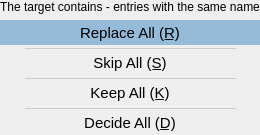
     <widget class="QWidget" name="ecsPage">
      <layout class="QVBoxLayout" name="verticalLayout_10">
       <property name="spacing">
        <number>0</number>
       </property>
       <property name="leftMargin">
        <number>0</number>
       </property>
       <property name="topMargin">
        <number>0</number>
       </property>
       <property name="rightMargin">
        <number>0</number>
       </property>
       <property name="bottomMargin">
        <number>0</number>
       </property>
       <item>
        <widget class="QWidget" name="ecsWgt" native="true">
         <property name="sizePolicy">
          <sizepolicy hsizetype="Preferred" vsizetype="Fixed">
           <horstretch>0</horstretch>
           <verstretch>0</verstretch>
          </sizepolicy>
         </property>
         <layout class="QVBoxLayout" name="verticalLayout_7">
          <property name="leftMargin">
           <number>0</number>
          </property>
          <property name="topMargin">
           <number>0</number>
          </property>
          <property name="rightMargin">
           <number>0</number>
          </property>
          <property name="bottomMargin">
           <number>0</number>
          </property>
          <item>
           <widget class="QWidget" name="widget_21" native="true">
            <layout class="QHBoxLayout" name="horizontalLayout_19">
             <property name="leftMargin">
              <number>0</number>
             </property>
             <property name="topMargin">
              <number>0</number>
             </property>
             <property name="rightMargin">
              <number>0</number>
             </property>
             <property name="bottomMargin">
              <number>0</number>
             </property>
             <item>
              <widget class="QLabel" name="ecsTipText">
               <property name="text">
                <string>The target contains - entries with the same name</string>
               </property>
              </widget>
             </item>
            </layout>
           </widget>
          </item>
          <item>
           <widget class="QWidget" name="widget_20" native="true">
            <layout class="QVBoxLayout" name="verticalLayout_8">
             <property name="spacing">
              <number>1</number>
             </property>
             <property name="leftMargin">
              <number>0</number>
             </property>
             <property name="topMargin">
              <number>0</number>
             </property>
             <property name="rightMargin">
              <number>0</number>
             </property>
             <property name="bottomMargin">
              <number>0</number>
             </property>
             <item>
              <widget class="QPushButton" name="replaceAllBtn">
               <property name="minimumSize">
                <size>
                 <width>0</width>
                 <height>25</height>
                </size>
               </property>
               <property name="font">
                <font>
                 <family>Segoe UI</family>
                 <pointsize>11</pointsize>
                 <stylestrategy>PreferAntialias</stylestrategy>
                </font>
               </property>
               <property name="styleSheet">
                <string notr="true">QPushButton
{
	background: palette(button);
    border: 2px solid transparent;
}

QPushButton:default
{
	background: rgba(0, 100, 180, 96);
    color: rgb(0, 0, 0);
}

QPushButton:hover
{
    border: 2px solid rgba(0, 100, 180, 128);
}

QPushButton:pressed
{
    border: 2px solid transparent;
	background: rgba(0, 100, 180, 56);
}</string>
               </property>
               <property name="text">
                <string>Replace All (R̲)</string>
               </property>
               <property name="icon">
                <iconset resource="filelink.qrc">
                 <normaloff>:/icons/replace.ico</normaloff>:/icons/replace.ico</iconset>
               </property>
               <property name="shortcut">
                <string>R</string>
               </property>
               <property name="autoDefault">
                <bool>true</bool>
               </property>
               <property name="default">
                <bool>true</bool>
               </property>
               <property name="flat">
                <bool>true</bool>
               </property>
              </widget>
             </item>
             <item>
              <widget class="Line" name="line_2">
               <property name="styleSheet">
                <string notr="true">margin: 25px;
color: rgb(204, 204, 204);</string>
               </property>
               <property name="frameShadow">
                <enum>QFrame::Plain</enum>
               </property>
               <property name="orientation">
                <enum>Qt::Horizontal</enum>
               </property>
              </widget>
             </item>
             <item>
              <widget class="QPushButton" name="skipAllBtn">
               <property name="minimumSize">
                <size>
                 <width>0</width>
                 <height>25</height>
                </size>
               </property>
               <property name="font">
                <font>
                 <family>Segoe UI</family>
                 <pointsize>11</pointsize>
                 <stylestrategy>PreferAntialias</stylestrategy>
                </font>
               </property>
               <property name="styleSheet">
                <string notr="true">QPushButton
{
	background: palette(button);
    border: 2px solid transparent;
}

QPushButton:default
{
	background: rgba(0, 100, 180, 96);
    color: rgb(0, 0, 0);
}

QPushButton:hover
{
    border: 2px solid rgba(0, 100, 180, 128);
}

QPushButton:pressed
{
    border: 2px solid transparent;
	background: rgba(0, 100, 180, 56);
}</string>
               </property>
               <property name="text">
                <string>Skip All (S̲)</string>
               </property>
               <property name="icon">
                <iconset resource="filelink.qrc">
                 <normaloff>:/icons/skip.ico</normaloff>:/icons/skip.ico</iconset>
               </property>
               <property name="shortcut">
                <string>S</string>
               </property>
               <property name="autoDefault">
                <bool>true</bool>
               </property>
               <property name="flat">
                <bool>true</bool>
               </property>
              </widget>
             </item>
             <item>
              <widget class="Line" name="line_3">
               <property name="styleSheet">
                <string notr="true">margin: 25px;
color: rgb(204, 204, 204);</string>
               </property>
               <property name="frameShadow">
                <enum>QFrame::Plain</enum>
               </property>
               <property name="orientation">
                <enum>Qt::Horizontal</enum>
               </property>
              </widget>
             </item>
             <item>
              <widget class="QPushButton" name="keepAllBtn">
               <property name="minimumSize">
                <size>
                 <width>0</width>
                 <height>25</height>
                </size>
               </property>
               <property name="font">
                <font>
                 <family>Segoe UI</family>
                 <pointsize>11</pointsize>
                 <stylestrategy>PreferAntialias</stylestrategy>
                </font>
               </property>
               <property name="toolTip">
                <string>All will be retained. Conflicting entries will have a numerical sequence number added after the target file name.</string>
               </property>
               <property name="styleSheet">
                <string notr="true">QPushButton
{
	background: palette(button);
    border: 2px solid transparent;
}

QPushButton:default
{
	background: rgba(0, 100, 180, 96);
    color: rgb(0, 0, 0);
}

QPushButton:hover
{
    border: 2px solid rgba(0, 100, 180, 128);
}

QPushButton:pressed
{
    border: 2px solid transparent;
	background: rgba(0, 100, 180, 56);
}</string>
               </property>
               <property name="text">
                <string>Keep All (K̲)</string>
               </property>
               <property name="icon">
                <iconset resource="filelink.qrc">
                 <normaloff>:/icons/keep.ico</normaloff>:/icons/keep.ico</iconset>
               </property>
               <property name="shortcut">
                <string>K</string>
               </property>
               <property name="autoDefault">
                <bool>true</bool>
               </property>
               <property name="flat">
                <bool>true</bool>
               </property>
              </widget>
             </item>
             <item>
              <widget class="Line" name="line_4">
               <property name="styleSheet">
                <string notr="true">margin: 25px;
color: rgb(204, 204, 204);</string>
               </property>
               <property name="frameShadow">
                <enum>QFrame::Plain</enum>
               </property>
               <property name="orientation">
                <enum>Qt::Horizontal</enum>
               </property>
              </widget>
             </item>
             <item>
              <widget class="QPushButton" name="decideAllBtn">
               <property name="minimumSize">
                <size>
                 <width>0</width>
                 <height>25</height>
                </size>
               </property>
               <property name="font">
                <font>
                 <family>Segoe UI</family>
                 <pointsize>11</pointsize>
                 <stylestrategy>PreferAntialias</stylestrategy>
                </font>
               </property>
               <property name="styleSheet">
                <string notr="true">QPushButton
{
	background: palette(button);
    border: 2px solid transparent;
}

QPushButton:default
{
	background: rgba(0, 100, 180, 96);
    color: rgb(0, 0, 0);
}

QPushButton:hover
{
    border: 2px solid rgba(0, 100, 180, 128);
}

QPushButton:pressed
{
    border: 2px solid transparent;
	background: rgba(0, 100, 180, 56);
}</string>
               </property>
               <property name="text">
                <string>Decide All (D̲)</string>
               </property>
               <property name="icon">
                <iconset resource="filelink.qrc">
                 <normaloff>:/icons/decide.ico</normaloff>:/icons/decide.ico</iconset>
               </property>
               <property name="shortcut">
                <string>D</string>
               </property>
               <property name="autoDefault">
                <bool>true</bool>
               </property>
               <property name="flat">
                <bool>true</bool>
               </property>
              </widget>
             </item>
            </layout>
           </widget>
          </item>
         </layout>
        </widget>
       </item>
      </layout>
     </widget>
